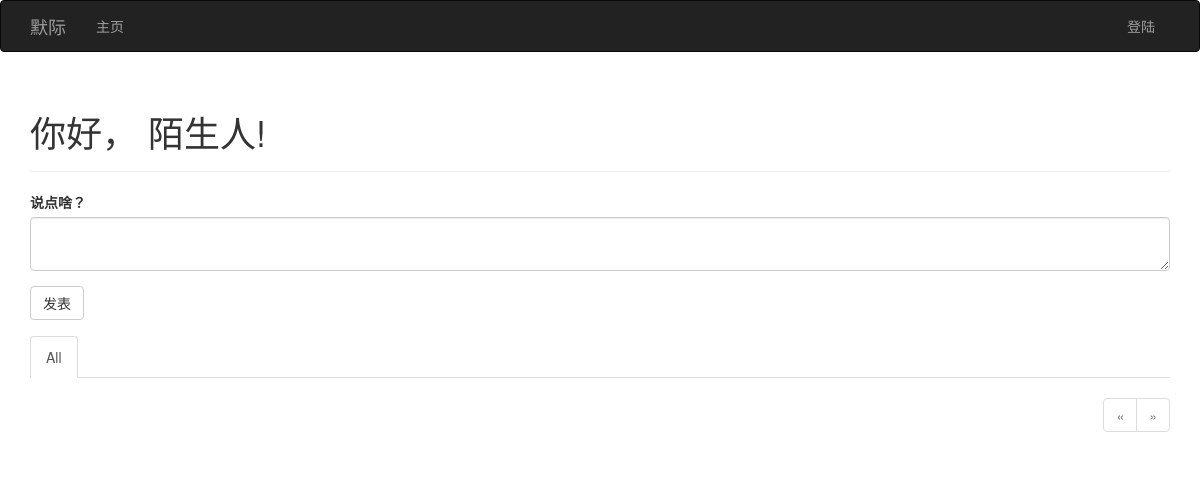
/, run on an earlier commit of the app's database.
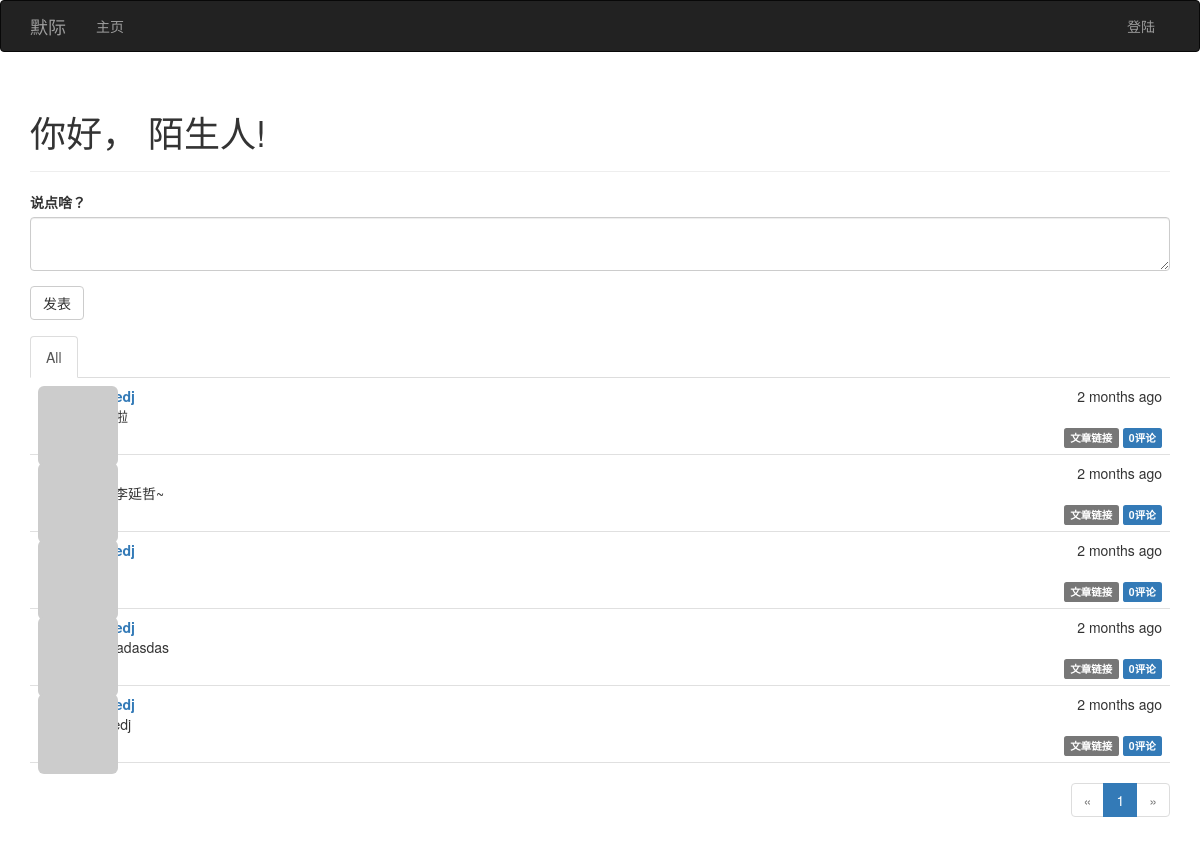
And on a later commit of the database.
### app/models.py (models this page shows, shortened)
class Post(db.Model):
	__tablename__ = 'posts'
	id = db.Column(db.Integer, primary_key=True)
	body = db.Column(db.Text)
	timestamp = db.Column(db.DateTime, index=True, default=datetime.utcnow)
	author_id = db.Column(db.Integer, db.ForeignKey('users.id'))
	body_html = db.Column(db.Text)
	comments = db.relationship('Comment', backref='post', lazy='dynamic')

### app/main/views.py (the view, shortened to what this page needs)
@main.route('/', methods=['GET', 'POST'])
def index():
    form = PostForm()
    form.body.data = session.get('article')
    page = request.args.get('page', 1, type=int)
    show_followed = False
    if current_user.is_authenticated:
        show_followed = bool(request.cookies.get('show_followed', ''))
    if show_followed:
        query = current_user.followed_posts
    else:
        query = Post.query
    pagination = query.order_by(Post.timestamp.desc()).paginate(page, per_page=current_app.config['FLASKY_POSTS_PER_PAGE'], error_out=False)
    posts = pagination.items
    return render_template('index.html', form=form, posts=posts, pagination=pagination, show_followed=show_followed)

### app/main/forms.py
class PostForm(Form):
	body = PageDownField("说点啥？", validators=[DataRequired()])
	submit = SubmitField('发表')

### app/auth/views.py (called while the page is built)
@auth.before_app_request
def before_request():
	if current_user.is_authenticated \
			and not current_user.confirmed \
			and request.endpoint[:5] != 'auth.' \
			and request.endpoint != 'static':
		return redirect(url_for('auth.unconfirmed'))

@auth.before_app_request
def before_request():
	if current_user.is_authenticated:
		current_user.ping()
		if not current_user.confirmed and request.endpoint[:5] != 'auth.':
			return redirect(url_for('auth.unconfirmed'))

### app/main/__init__.py (called while the page is built)
@main.app_context_processor
def inject_permissions():
	return dict(Permission=Permission)

### app/models.py (called while the page is built)
	def gravatar(self, size=100, default='identicon', rating='g'):
		if request.is_secure:
			url = 'https://secure.gravatar.com/avatar'
		else:
			url = 'http://www.gravatar.com/avatar'
		hash = self.avatar_hash or hashlib.md5(self.email.encode('utf-8')).hexdigest()
		return '{url}/{hash}?s={size}&d={default}&r={rating}'.format(url=url, hash=hash, size=size, default=default, rating=rating)

	def can(self, permissions):
		return False

	def is_administrator(self):
		return False

### app/templates/index.html (shortened to what this page needs)
{% extends "base.html" %}
{% import "bootstrap/wtf.html" as wtf %}
{% import "_macros.html" as macros %}
{% block page_content %}
<div class="page-header">
    <h1>你好， {% if current_user.is_authenticated %}{{ current_user.username }}{% else %}陌生人{% endif %}!</h1>
</div>
<div>
    {{ wtf.quick_form(form) }}
</div>
<div class="post-tabs">
    <ul class="nav nav-tabs">
        <li{% if not show_followed %} class="active"{% endif %}><a href="{{ url_for('.show_all') }}">All</a></li>
    </ul>
    {% include '_posts.html' %}
</div>
{% if pagination %}
	<div class="pagination">
	{{ macros.pagination_widget(pagination, '.index') }}
	</div>
{% endif %}
{% endblock %}

### app/templates/base.html (shortened to what this page needs)
{% extends "bootstrap/base.html" %}
{% block head %}
{{ super() }}
	<link rel="stylesheet" type="text/css" href="{{ url_for('static', filename='styles.css') }}">
{% endblock %}
{% block navbar %}
<div class="navbar navbar-inverse" role="navigation">
    <div class="container">
        <div class="navbar-header">
            <a class="navbar-brand" href="{{ url_for('main.index') }}">默际</a>
        </div>
        <div class="navbar-collapse collapse">
            <ul class="nav navbar-nav">
                <li><a href="{{ url_for('main.index') }}">主页</a></li>
            </ul>
            <ul class="nav navbar-nav navbar-right">
                {% if current_user.is_authenticated %}
                <li class="dropdown">
                     <a href="#" class="dropdown-toggle" data-toggle="dropdown">
                        <img src="{{ current_user.gravatar(size=18) }}">
                       账户 <b class="caret"></b>
					 </a>
                    <ul class="dropdown-menu">
                        <li><a href="{{ url_for('auth.change_password') }}">更改密码</a></li>
                        <li><a href="{{ url_for('auth.change_email_request') }}">更改邮件</a></li>
                        <li><a href="{{ url_for('auth.logout') }}">注销</a></li>
                    </ul>
                </li>
                {% else %}
                <li><a href="{{ url_for('auth.login') }}">登陆</a></li>
                {% endif %}
            </ul>
        </div>
    </div>
</div>
{% endblock %}
{% block content %}
<div class="container">
    {% block page_content %}{% endblock %}
</div>
{% endblock %}

### app/templates/_macros.html
{% macro pagination_widget(pagination, endpoint, fragment='') %}
<ul class="pagination">
    <li{% if not pagination.has_prev %} class="disabled"{% endif %}>
        <a href="{% if pagination.has_prev %}{{ url_for(endpoint, page=pagination.prev_num, **kwargs) }}{{ fragment }}{% else %}#{% endif %}">
            &laquo;
        </a>
    </li>
    {% for p in pagination.iter_pages() %}
        {% if p %}
            {% if p == pagination.page %}
            <li class="active">
                <a href="{{ url_for(endpoint, page = p, **kwargs) }}{{ fragment }}">{{ p }}</a>
            </li>
            {% else %}
            <li>
                <a href="{{ url_for(endpoint, page = p, **kwargs) }}{{ fragment }}">{{ p }}</a>
            </li>
            {% endif %}
        {% else %}
        <li class="disabled"><a href="#">&hellip;</a></li>
        {% endif %}
    {% endfor %}
    <li{% if not pagination.has_next %} class="disabled"{% endif %}>
        <a href="{% if pagination.has_next %}{{ url_for(endpoint, page=pagination.next_num, **kwargs) }}{{ fragment }}{% else %}#{% endif %}">
            &raquo;
        </a>
    </li>
</ul>
{% endmacro %}

### app/templates/_posts.html (shortened to what this page needs)
<ul class="posts">
    {% for post in posts %}
    <li class="post">
        <div class="post-thumbnail">
            <a href="{{ url_for('.user', username=post.author.username) }}">
                <img class="img-rounded profile-thumbnail" src="{{ post.author.gravatar(size=40) }}">
            </a>
        </div>
        <div class="post-content">
            <div class="post-date">{{ moment(post.timestamp).fromNow() }}</div>
            <div class="post-author"><a href="{{ url_for('.user', username=post.author.username) }}">{{ post.author.username }}</a></div>
            <div class="post-body">
			{% if post.body_html %}
				{{ post.body_html | safe }}
			{% else %}
				{{ post.body }}
			{% endif %}
			</div>
			<div class="post-footer">
                <a href="{{ url_for('.post', id=post.id) }}">
                    <span class="label label-default">文章链接</span>
                </a>
				<a href="{{ url_for('.post', id=post.id) }}#comments"><span class="label label-primary">{{ post.comments.count() }}评论</span> 				</a>
            </div>
        </div>
    </li>
    {% endfor %}
</ul>

### app/static/styles.css (style rules this page uses)
.profile-thumbnail { position: absolute; }
div.post-tabs { margin-top: 16px; }
ul.posts { list-style-type: none; padding: 0px; margin: 16px 0px 0px 0px; border-top: 1px solid #e0e0e0; }
div.post-tabs ul.posts { margin: 0px; border-top: none; }
ul.posts li.post { padding: 8px; border-bottom: 1px solid #e0e0e0; }
div.post-date { float: right; }
div.post-author { font-weight: bold; }
div.post-thumbnail { position: absolute; }
div.post-content { margin-left: 48px; min-height: 48px; }
div.post-footer { text-align: right; }
div.pagination { width: 100%; text-align: right; padding: 0px; margin: 0px; }

What changed in the data, as far as the page shows it:
added Post: timestamp "2 months ago", comments.count "0"
added Post: timestamp "2 months ago", body "我是李延哲~", comments.count "0"
added Post: timestamp "2 months ago", comments.count "0"
added Post: timestamp "2 months ago", body "fasdfadasdas", comments.count "0"
added Post: timestamp "2 months ago", comments.count "0"
Also different on the page:
new list line: "1"
